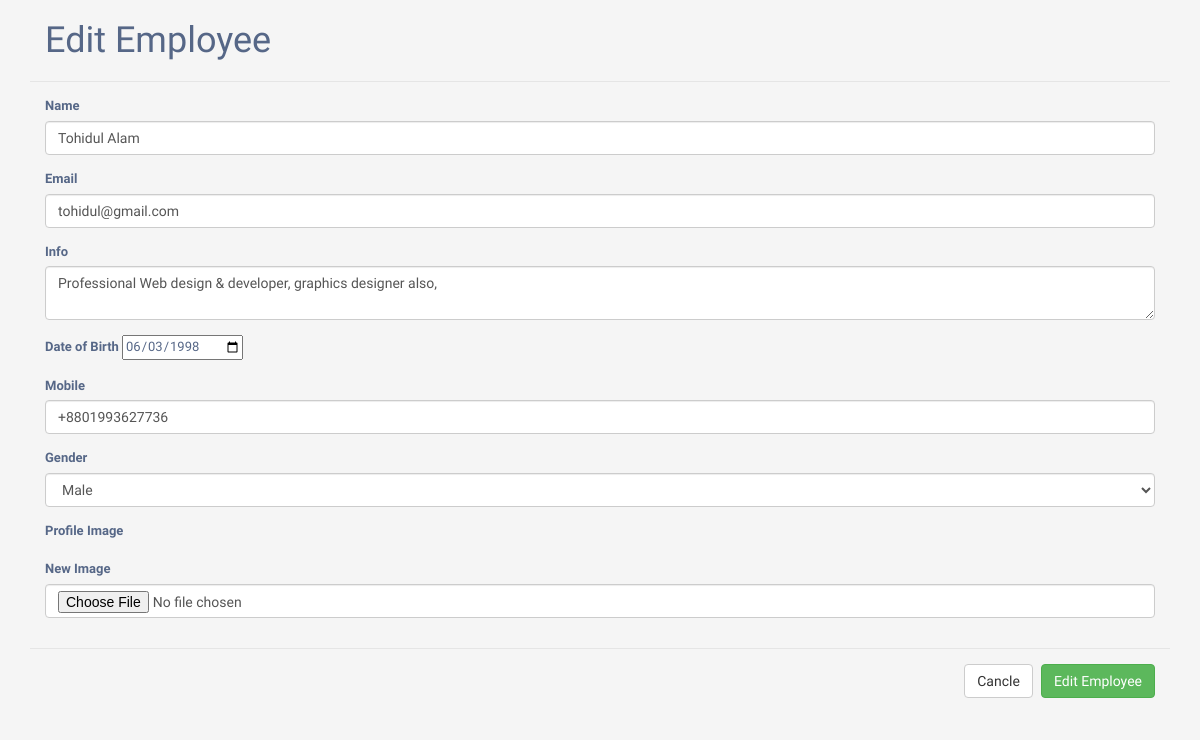
The app's page /edit.php?id=4 with its own data.
### tables this page shows
CREATE TABLE `employee` (
  `id` bigint(100) NOT NULL,
  `name` text NOT NULL,
  `email` varchar(100) NOT NULL,
  `info` varchar(255) NOT NULL,
  `date_of_birth` date NOT NULL,
  `gender` text NOT NULL,
  `mobile_number` varchar(15) NOT NULL,
  `profile_image` varchar(255) DEFAULT NULL,
  `hobbies` varchar(255) DEFAULT NULL
);

### database/database.php (called while the page is built, shortened)
<?php
class database{
    protected function connect(){
        $this->host= 'localhost';
        $this->dbusername= 'risantushar';
        $this->dbpassword= 'risantushar#*';
        $this->dbname= 'db_employee_management';
        $con=new mysqli($this->host,$this->dbusername,$this->dbpassword,$this->dbname);
        return $con;
    }
}
class query extends database{
    public function getData($table,$field='*',$condition_arr='',$order_by_field='',$order_by_type='desc',$limit=''){
		$sql="select $field from $table ";
		if($condition_arr!=''){
			$sql.=' where ';
			$c=count($condition_arr);
			$i=1;
			foreach($condition_arr as $key=>$val){
				if($i==$c){
					$sql.="$key='$val'";
				}else{
					$sql.="$key='$val' and ";
				}
				$i++;
			}
		}
		$result=$this->connect()->query($sql);
		if($result->num_rows>0){
			$arr=array();
			while($row=$result->fetch_assoc()){
				$arr[]=$row;
			}
			return $arr;
		}else{
			return 0;
		}
	}
    public function get_safe_str($str){
        if($str!='')
        {
            return mysqli_real_escape_string($this->connect(),$str);
        }
    }
}
?>

### edit.php (the view, shortened to what this page needs)
<?php
include('database/database.php');
$obj = new query();
    $name='';
	$email='';
	$info='';
	$date_of_birth='';
	$mobile='';
	$gender='';
if(isset($_GET['id']) && $_GET['id']!=''){
	$id=$obj->get_safe_str($_GET['id']);
	$condition_arr=array('id'=>$id);
	$result=$obj->getData('employee','*',$condition_arr);
	$name=$result['0']['name'];
	$email=$result['0']['email'];
	$info=$result['0']['info'];
	$date_of_birth=$result['0']['date_of_birth'];
	$mobile=$result['0']['mobile_number'];
	$gender=$result['0']['gender'];
}
?>
<!DOCTYPE html>
<html lang="en">
<head>
<link rel="stylesheet" href="https://maxcdn.bootstrapcdn.com/font-awesome/4.7.0/css/font-awesome.min.css">
<link rel="stylesheet" href="https://maxcdn.bootstrapcdn.com/bootstrap/3.3.7/css/bootstrap.min.css">
<link rel="stylesheet" href="css/style.css">
</head>
<body>
    <div class="container">
    <form method="post" enctype="multipart/form-data">
					<div class="modal-header">
						<h1 class="modal-title">Edit Employee</h1>
					</div>
					<div class="modal-body">
						<div class="form-group">
							<label>Name</label>
							<input type="text" name="name" value="<?php echo $name?>" class="form-control" required>
						</div>
						<div class="form-group">
							<label>Email</label>
							<input type="email" name="email" value="<?php echo $email?>" class="form-control" required>
						</div>
						<div class="form-group">
							<label>Info</label>
							<textarea class="form-control" name="info" required><?php echo $info?></textarea>
						</div>
						<div class="form-group">
							<label>Date of Birth</label>
							<input type="date" name="date_of_birth" value="<?php echo $date_of_birth?>">
						</div>
						<div class="form-group">
							<label>Mobile</label>
							<input type="text" name="mobile_number" class="form-control" value="<?php echo $mobile?>" required>
						</div>
						<div class="form-group">
                          <label for="">Gender</label>
                          <select class="form-control" name="gender" id="">
                            <option value="Male"><?php echo $gender ?></option>
                          </select>
                        </div>
                        <div class="form-group">
							<label>Profile Image</label>
						</div>
                        <div class="form-group">
							<label>New Image</label>
							<input type="file" name="profile_image" class="form-control" required>
						</div>
					</div>
					<div class="modal-footer">
                    <a href='index.php' class="btn btn-default" value="Cancel">Cancle</a>
						<button type="submit" name="submit" value="submit" id="submit" class="btn btn-success">Edit Employee</button>
					</div>
				</form>
	</div>
</body>
</html>

### css/style.css (style rules this page uses)
body { color: #566787; background: #f5f5f5; font-family: 'Varela Round', sans-serif; font-size: 13px; }

### records on screen
employee: name "Tohidul Alam", email "tohidul@gmail.com", info "Professional Web design & developer, graphics designer also,", date_of_birth "06/03/1998", mobile_number "+8801993627736", gender "Male"
